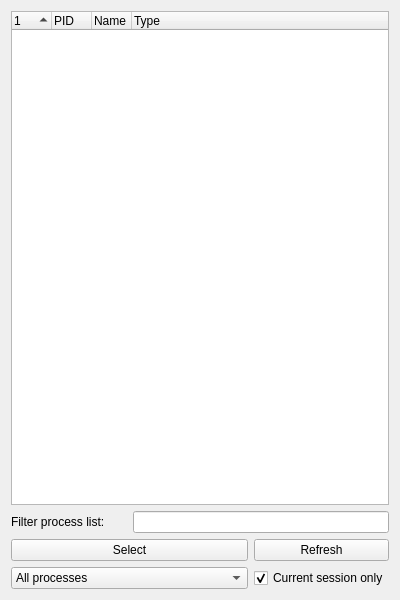
<?xml version="1.0" encoding="UTF-8"?>
<ui version="4.0">
 <class>frm_proc</class>
 <widget class="QWidget" name="frm_proc">
  <property name="geometry">
   <rect>
    <x>0</x>
    <y>0</y>
    <width>400</width>
    <height>600</height>
   </rect>
  </property>
  <property name="windowTitle">
   <string>Select a process</string>
  </property>
  <property name="windowIcon">
   <iconset>
    <normaloff>:/GuiMain/GH Icon.ico</normaloff>:/GuiMain/GH Icon.ico</iconset>
  </property>
  <layout class="QGridLayout" name="gridLayout">
   <item row="0" column="0">
    <layout class="QGridLayout" name="grid_proc">
     <item row="1" column="0">
      <widget class="QLabel" name="lbl_filter">
       <property name="text">
        <string>Filter process list:</string>
       </property>
       <property name="buddy">
        <cstring>txt_filter</cstring>
       </property>
      </widget>
     </item>
     <item row="3" column="2">
      <widget class="QCheckBox" name="cb_session">
       <property name="text">
        <string>Current session only</string>
       </property>
       <property name="checked">
        <bool>true</bool>
       </property>
      </widget>
     </item>
     <item row="2" column="0" colspan="2">
      <widget class="QPushButton" name="btn_select">
       <property name="text">
        <string>Select</string>
       </property>
      </widget>
     </item>
     <item row="2" column="2">
      <widget class="QPushButton" name="btn_refresh">
       <property name="text">
        <string>Refresh</string>
       </property>
      </widget>
     </item>
     <item row="0" column="0" colspan="3">
      <widget class="QTreeWidget" name="tree_process">
       <property name="sortingEnabled">
        <bool>true</bool>
       </property>
       <attribute name="headerMinimumSectionSize">
        <number>40</number>
       </attribute>
       <attribute name="headerDefaultSectionSize">
        <number>40</number>
       </attribute>
       <attribute name="headerStretchLastSection">
        <bool>true</bool>
       </attribute>
       <column>
        <property name="text">
         <string/>
        </property>
       </column>
       <column>
        <property name="text">
         <string>PID</string>
        </property>
       </column>
       <column>
        <property name="text">
         <string>Name</string>
        </property>
       </column>
       <column>
        <property name="text">
         <string>Type</string>
        </property>
       </column>
      </widget>
     </item>
     <item row="3" column="0" colspan="2">
      <widget class="QComboBox" name="cmb_arch">
       <item>
        <property name="text">
         <string>All processes</string>
        </property>
       </item>
       <item>
        <property name="text">
         <string>x64 processes only</string>
        </property>
       </item>
       <item>
        <property name="text">
         <string>x86 processes only</string>
        </property>
       </item>
      </widget>
     </item>
     <item row="1" column="1" colspan="2">
      <widget class="QLineEdit" name="txt_filter"/>
     </item>
    </layout>
   </item>
  </layout>
 </widget>
 <resources>
  <include location="GuiMain.qrc"/>
 </resources>
 <connections/>
</ui>
